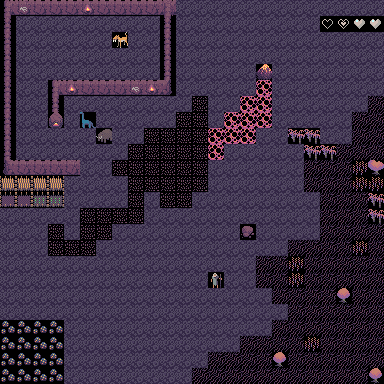

Tiled map render using the project's own tile images. Description and the whole map definition, tile-layer contents included, below:
An orthogonal 24x24 tile map with 16x16 px tiles, 1 tile layer (Tile Layer 1), 1 hidden layer not drawn.

<map version="1.10" tiledversion="1.11.0" orientation="orthogonal" renderorder="right-down" width="24" height="24" tilewidth="16" tileheight="16" infinite="0" nextlayerid="3" nextobjectid="1">
 <tileset firstgid="1" source="a.tsx" />
 <layer id="1" name="Tile Layer 1" width="24" height="24" visible="0" locked="1">
  <data encoding="csv">
845,845,845,845,845,845,845,845,845,845,845,845,845,845,845,845,845,845,845,845,845,845,845,845,
845,845,845,845,845,845,845,845,845,845,845,845,845,845,845,845,845,845,845,845,845,845,845,845,
845,845,845,845,845,845,845,845,845,845,845,845,845,845,845,845,845,845,845,845,845,845,845,845,
845,845,845,845,845,845,845,845,845,845,845,845,845,845,845,845,845,845,845,845,845,845,845,845,
845,845,845,845,845,845,845,845,845,845,845,845,845,845,845,845,845,845,845,845,845,845,845,845,
845,845,845,845,845,845,845,845,845,845,845,845,845,845,845,845,845,845,845,845,845,845,845,845,
845,845,845,845,845,845,845,845,845,845,845,845,845,845,845,845,845,845,845,845,845,845,845,845,
845,845,845,845,845,845,845,845,845,845,845,845,845,845,845,845,845,845,845,845,845,845,845,845,
845,845,845,845,845,845,845,845,845,845,845,845,845,845,845,845,845,845,845,845,845,845,845,845,
845,845,845,845,845,845,845,845,845,845,845,845,845,845,845,845,845,845,845,845,845,845,845,845,
845,845,845,845,845,845,845,845,845,845,845,845,845,845,845,845,845,845,845,845,845,845,845,845,
845,845,845,845,845,845,845,845,845,845,845,845,845,845,845,845,845,845,845,845,845,845,845,845,
845,845,845,845,845,845,845,845,845,845,845,845,845,845,845,845,845,845,845,845,845,845,845,845,
845,845,845,845,845,845,845,845,845,845,845,845,845,845,845,845,845,845,845,845,845,845,845,845,
845,845,845,845,845,845,845,845,845,845,845,845,845,845,845,845,845,845,845,845,845,845,845,845,
845,845,845,845,845,845,845,845,845,845,845,845,845,845,845,845,845,845,845,845,845,845,845,845,
845,845,845,845,845,845,845,845,845,845,845,845,845,845,845,845,845,845,845,845,845,845,845,845,
845,845,845,845,845,845,845,845,845,845,845,845,845,845,845,845,845,845,845,845,845,845,845,845,
845,845,845,845,845,845,845,845,845,845,845,845,845,845,845,845,845,845,845,845,845,845,845,845,
845,845,845,845,845,845,845,845,845,845,845,845,845,845,845,845,845,845,845,845,845,845,845,845,
845,845,845,845,845,845,845,845,845,845,845,845,845,845,845,845,845,845,845,845,845,845,845,845,
845,845,845,845,845,845,845,845,845,845,845,845,845,845,845,845,845,845,845,845,845,845,845,845,
845,845,845,845,845,845,845,845,845,845,845,845,845,845,845,845,845,845,845,845,845,845,845,845,
845,845,845,845,845,845,845,845,845,845,845,845,845,845,845,845,845,845,845,845,845,845,845,845
</data>
 </layer>
 <layer id="2" name="Tile Layer 1" width="24" height="24">
  <data encoding="csv">
1734,1822,1735,1735,1735,1824,1735,1735,1735,1735,1737,845,845,845,845,845,845,845,845,845,845,845,845,845,
1733,845,845,845,845,845,845,845,845,845,1733,845,845,845,845,845,845,845,845,845,3604,3603,3602,3602,
1733,845,845,845,845,845,845,2713,845,845,1733,845,845,845,845,845,845,845,845,845,845,845,845,845,
1733,845,845,845,845,845,845,845,845,845,1733,845,845,845,845,845,845,845,845,845,845,845,845,845,
1733,845,845,845,845,845,845,845,845,845,1733,845,845,845,845,845,1289,845,845,845,845,845,845,845,
1733,845,845,1734,1824,1735,1735,1735,1822,1824,1825,845,845,845,845,845,1201,845,845,845,845,845,845,845,
1733,845,845,1733,845,845,845,845,845,845,845,845,844,845,845,1201,1201,845,845,845,845,845,845,843,
1733,845,845,1556,845,2623,845,845,845,845,845,844,844,845,1201,1201,1201,845,845,845,845,845,843,843,
1733,845,845,845,845,845,2447,845,845,844,844,844,844,1201,1201,1201,845,845,401,401,845,845,843,843,
1733,845,845,845,845,845,845,845,844,844,844,844,844,1201,845,845,845,845,845,401,401,843,843,843,
1823,1735,1735,1735,1826,845,845,844,844,844,844,844,844,845,845,845,845,845,845,843,843,843,490,402,
1467,1467,1467,1467,845,845,845,845,844,844,844,844,844,845,845,845,845,845,845,843,843,843,490,490,
1378,1378,1466,1466,845,845,845,845,844,845,844,844,845,845,845,845,845,845,845,845,843,843,843,401,
845,845,845,845,845,844,844,844,844,845,845,845,845,845,845,845,845,845,845,845,843,843,843,401,
845,845,845,844,845,844,844,845,845,845,845,845,845,845,845,756,845,845,845,845,843,843,843,843,
845,845,845,844,844,844,845,845,845,845,845,845,845,845,845,845,845,845,843,843,843,843,490,843,
845,845,845,845,845,845,845,845,845,845,845,845,845,845,845,845,843,843,490,843,843,843,843,843,
845,845,845,845,845,845,845,845,845,845,845,845,845,2983,845,845,843,843,490,843,843,843,843,843,
845,845,845,845,845,845,845,845,845,845,845,845,845,845,845,845,845,843,843,843,843,313,843,843,
845,845,845,845,845,845,845,845,845,845,845,845,845,845,845,845,845,845,843,843,843,843,843,843,
665,665,665,665,845,845,845,845,845,845,845,845,845,845,845,845,845,843,843,843,843,843,843,843,
665,665,665,665,845,845,845,845,845,845,845,845,845,845,845,843,843,843,843,490,843,843,843,843,
665,665,665,665,845,845,845,845,845,845,845,845,845,843,843,843,843,313,843,843,843,843,843,843,
665,665,665,665,845,845,845,845,845,845,845,845,843,843,843,843,843,843,843,843,843,843,843,313
</data>
 </layer>
</map>
